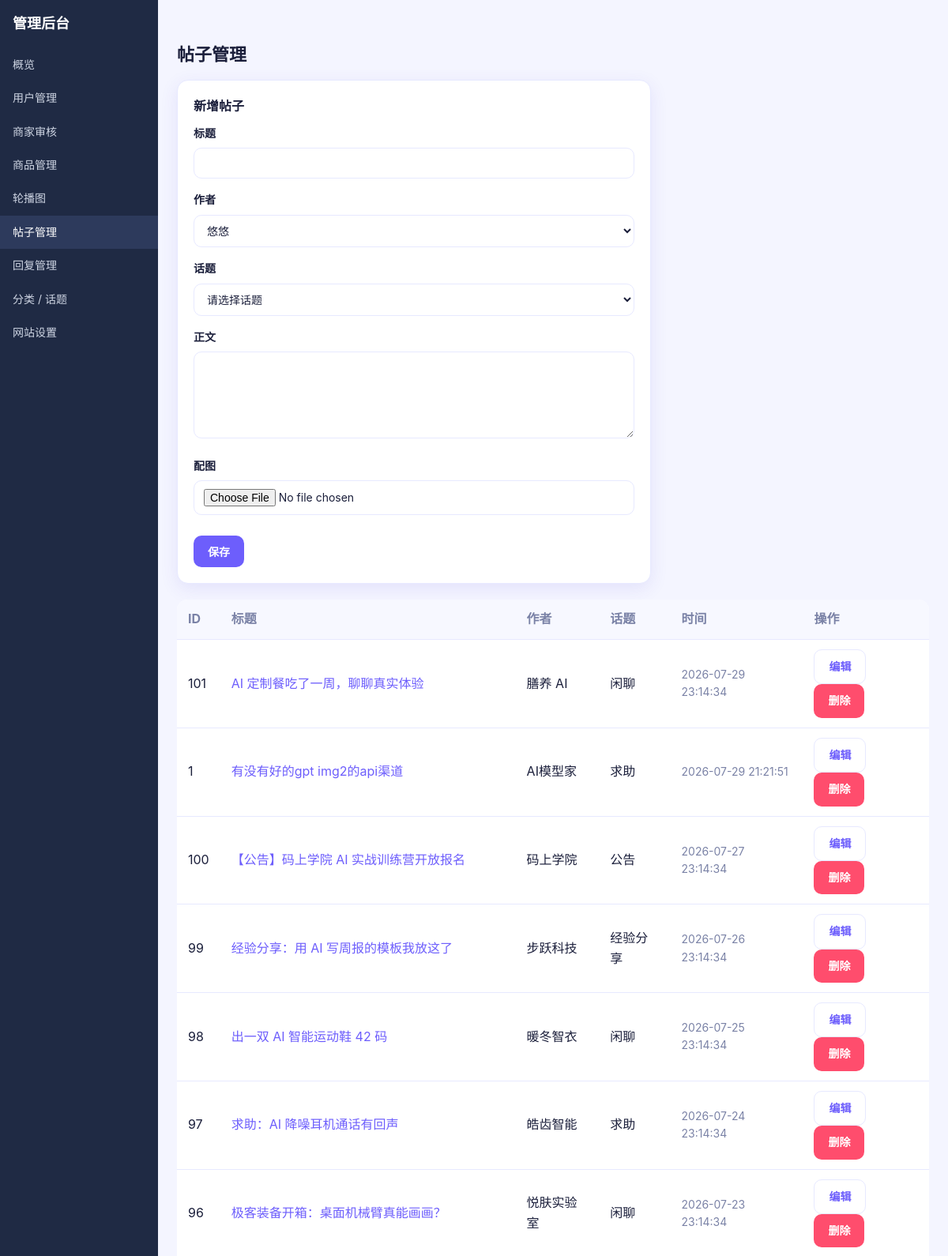
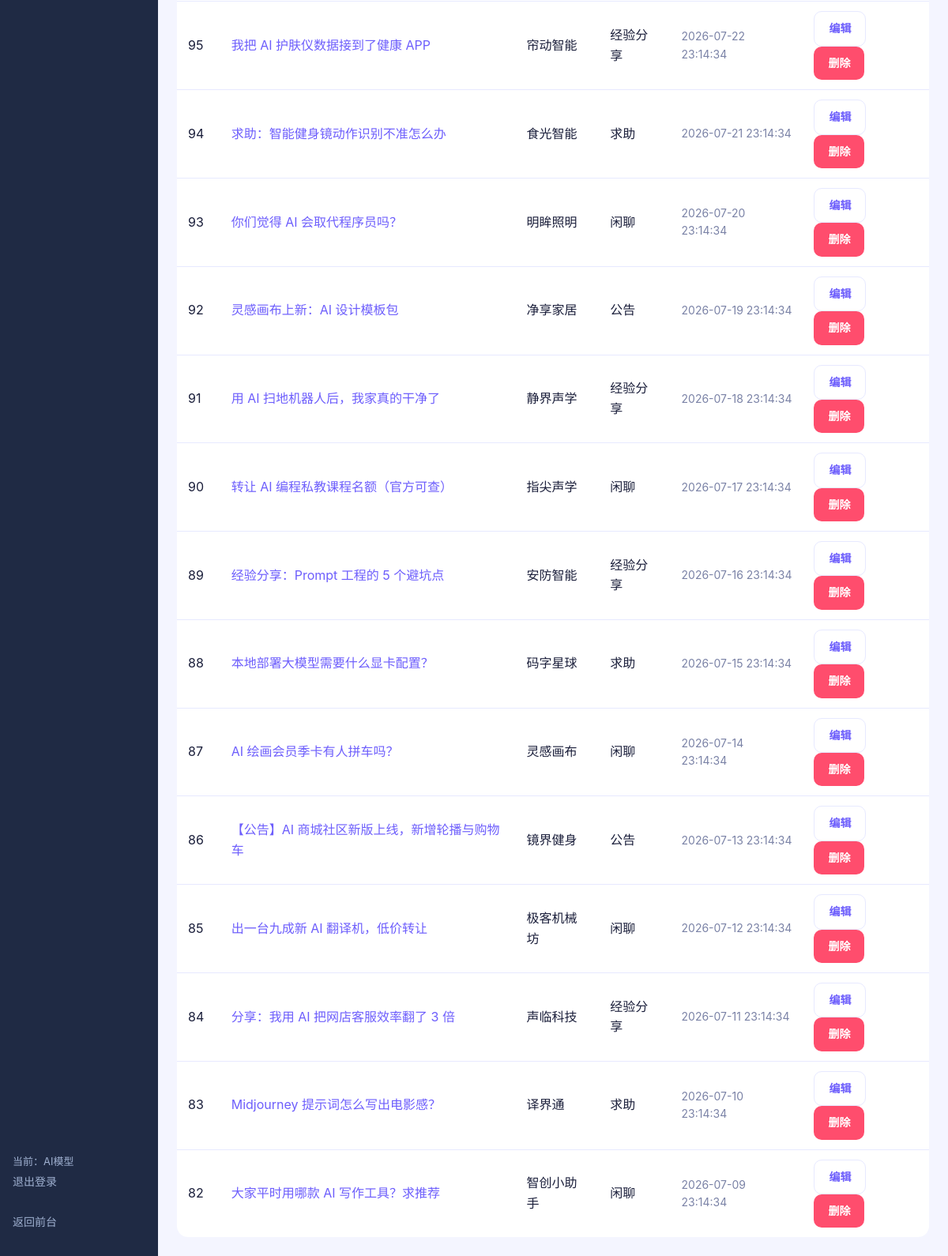
Screenshot of /admin/posts.php (signed in) with the database file from the repository (2 pictures, top to bottom).
### tables this page shows
CREATE TABLE `posts` (
  `id` int(10) unsigned NOT NULL AUTO_INCREMENT,
  `user_id` int(10) unsigned NOT NULL,
  `title` varchar(120) NOT NULL,
  `content` text NOT NULL,
  `topic` varchar(50) NOT NULL DEFAULT '',
  `image` varchar(255) DEFAULT NULL,
  `status` tinyint(4) NOT NULL DEFAULT '0' COMMENT '0 正常 / 1 已删除',
  `created_at` datetime NOT NULL,
  PRIMARY KEY (`id`),
  KEY `idx_user` (`user_id`)
);

CREATE TABLE `users` (
  `id` int(10) unsigned NOT NULL AUTO_INCREMENT,
  `username` varchar(50) NOT NULL,
  `password` varchar(255) NOT NULL,
  `nickname` varchar(50) NOT NULL DEFAULT '',
  `avatar` varchar(255) DEFAULT NULL,
  `role` tinyint(4) NOT NULL DEFAULT '0' COMMENT '0 普通用户 / 1 商家 / 2 管理员',
  `status` tinyint(4) NOT NULL DEFAULT '0' COMMENT '0 正常 / 1 禁用',
  `created_at` datetime NOT NULL,
  PRIMARY KEY (`id`),
  UNIQUE KEY `uk_username` (`username`)
);

### core/functions.php (called while the page is built, shortened)
<?php
require_once __DIR__ . '/Database.php';
require_once __DIR__ . '/../models/User.php';
function e($str)
{
    return htmlspecialchars($str ?? '', ENT_QUOTES, 'UTF-8');
}

### core/Database.php (called while the page is built)
<?php
class Database
{
    private static $pdo = null;
    public static function getConnection()
    {
        if (self::$pdo === null) {
            $config = require __DIR__ . '/../config/db.php';
            $dsn = "mysql:host={$config['host']};dbname={$config['dbname']};charset={$config['charset']}";
            self::$pdo = new PDO($dsn, $config['username'], $config['password'], [
                PDO::ATTR_ERRMODE            => PDO::ERRMODE_EXCEPTION,
                PDO::ATTR_DEFAULT_FETCH_MODE => PDO::FETCH_ASSOC,
                PDO::ATTR_EMULATE_PREPARES   => false,
            ]);
        }
        return self::$pdo;
    }
}

### models/User.php (called while the page is built, shortened)
<?php
require_once __DIR__ . '/../core/Database.php';
class User
{
    private $pdo;
    public function __construct()
    {
        $this->pdo = Database::getConnection();
    }
    public function listAll($kw = '')
    {
        $sql = "SELECT * FROM users WHERE 1";
        $params = [];
        $sql .= " ORDER BY id DESC";
        $stmt = $this->pdo->prepare($sql);
        $stmt->execute($params);
        return $stmt->fetchAll();
    }
}

### config/db.php (called while the page is built)
<?php
return [
    'host'     => '127.0.0.1',
    'dbname'   => 'XXXXXXXX',
    'username' => 'XXXXXXXX',
    'password' => 'XXXXXXXX',
    'charset'  => 'utf8mb4',
];

### models/Post.php (called while the page is built, shortened)
<?php
require_once __DIR__ . '/../core/Database.php';
class Post
{
    private $pdo;
    public function __construct()
    {
        $this->pdo = Database::getConnection();
    }
    public function listAll($topic = '')
    {
        $sql = "SELECT p.*, u.nickname,
                (SELECT COUNT(*) FROM replies r WHERE r.post_id = p.id AND r.status = 0) AS reply_count
                FROM posts p
                LEFT JOIN users u ON u.id = p.user_id WHERE p.status = 0";
        $params = [];
        $sql .= " ORDER BY p.created_at DESC";
        $stmt = $this->pdo->prepare($sql);
        $stmt->execute($params);
        return $stmt->fetchAll();
    }
}

### admin/posts.php (the view, shortened to what this page needs)
<?php
require_once __DIR__ . '/auth_check.php';
require_once __DIR__ . '/../models/Post.php';
require_once __DIR__ . '/../models/User.php';
$postModel  = new Post();
$userModel  = new User();
$editPost = isset($_GET['edit']) ? $postModel->getById((int)$_GET['edit']) : null;
$users    = $userModel->listAll();
$posts    = $postModel->listAll();
require 'layout/header.php';
?>
<h2>帖子管理</h2>
<div class="card" style="max-width:600px;">
    <strong><?php echo $editPost ? '编辑帖子 #' . $editPost['id'] : '新增帖子'; ?></strong>
    <form method="post" enctype="multipart/form-data" style="margin-top:8px;">
        <label>标题</label>
        <input type="text" name="title" value="<?php echo e($editPost['title'] ?? ''); ?>" required>
        <label>作者</label>
        <select name="user_id" required>
            <?php foreach ($users as $u): ?>
                <option value="<?php echo $u['id']; ?>"
                    <?php echo $editPost && $editPost['user_id'] == $u['id'] ? 'selected' : ''; ?>>
                    <?php echo e($u['nickname'] ?: $u['username']); ?>
                </option>
            <?php endforeach; ?>
        </select>
        <label>话题</label>
        <select name="topic" required>
            <option value="">请选择话题</option>
        </select>
        <label>正文</label>
        <textarea name="content" required><?php echo e($editPost['content'] ?? ''); ?></textarea>
        <label>配图</label>
        <input type="file" name="image" accept="image/*">
        <div class="row" style="margin-top:12px;">
            <button class="btn" type="submit" name="save">保存</button>
        </div>
    </form>
</div>
<table>
    <tr><th>ID</th><th>标题</th><th>作者</th><th>话题</th><th>时间</th><th>操作</th></tr>
    <?php foreach ($posts as $p): ?>
        <tr>
            <td><?php echo $p['id']; ?></td>
            <td><a href="../community.php?action=detail&id=<?php echo $p['id']; ?>"><?php echo e($p['title']); ?></a></td>
            <td><?php echo e($p['nickname']); ?></td>
            <td><?php echo e($p['topic']); ?></td>
            <td class="muted"><?php echo e($p['created_at']); ?></td>
            <td>
                <a class="btn btn-secondary" href="posts.php?edit=<?php echo $p['id']; ?>">编辑</a>
                <a class="btn btn-danger" href="posts.php?op=delete&id=<?php echo $p['id']; ?>"
                   onclick="return confirm('确定删除该帖？');">删除</a>
            </td>
        </tr>
    <?php endforeach; ?>
</table>
<?php require 'layout/footer.php'; ?>

### assets/css/style.css (style rules this page uses)
:root { --primary: #6d5efc; --primary-dark: #4f3fd6; --accent: #00d4ff; --grad: linear-gradient(135deg, #6d5efc 0%, #00d4ff 100%); --grad-soft: linear-gradient(135deg, rgba(109,94,252,.10), rgba(0,212,255,.10)); --danger: #ff4d6d; --text: #1b1f3b; --muted: #7a82a6; --bg: #f4f5ff; --card: #ffffff; --border: #e7e9ff; --radius: 14px; --shadow: 0 6px 22px rgba(76,63,214,.10); }
* { box-sizing: border-box; }
body { margin: 0; font-family: -apple-system, BlinkMacSystemFont, "Segoe UI", "PingFang SC", "Microsoft YaHei", Roboto, Helvetica, Arial, sans-serif; background: var(--bg); color: var(--text); line-height: 1.6; }
a { color: var(--primary); text-decoration: none; }
.card { background: var(--card); border: 1px solid var(--border); border-radius: var(--radius); padding: 20px; box-shadow: var(--shadow); margin-bottom: 20px; }
h2 { font-size: 22px; margin: 28px 0 14px; }
.btn { display: inline-block; background: var(--primary); color: #fff; border: none; padding: 10px 18px; border-radius: 10px; cursor: pointer; font-size: 14px; font-weight: 600; transition: background .15s; }
.btn-secondary { background: #fff; color: var(--primary); border: 1px solid var(--border); }
.btn-danger { background: var(--danger); }
input, textarea, select { width: 100%; padding: 10px 12px; margin: 6px 0 14px; border: 1px solid var(--border); border-radius: 10px; font-size: 14px; font-family: inherit; background: #fff; color: var(--text); }
textarea { min-height: 110px; resize: vertical; }
label { font-weight: 600; font-size: 14px; }
.muted { color: var(--muted); font-size: 14px; }
.row { display: flex; gap: 10px; align-items: center; flex-wrap: wrap; }
table { width: 100%; border-collapse: collapse; background: var(--card); border-radius: var(--radius); overflow: hidden; }
table th, table td { padding: 12px 14px; border-bottom: 1px solid var(--border); text-align: left; }
table th { background: #f7f8ff; color: var(--muted); font-weight: 700; }
table tr:last-child td { border-bottom: none; }

### admin/layout/header.php (style rules this page uses)
body { display: flex; margin: 0; }

### rows the page displays
posts: id "101", title "AI 定制餐吃了一周，聊聊真实体验", user.nickname "膳养 AI", topic "闲聊", created_at "2026-07-29 23:14:34"
posts: id "1", title "有没有好的gpt img2的api渠道", user.nickname "AI模型家", topic "求助", created_at "2026-07-29 21:21:51"
posts: id "100", title "【公告】码上学院 AI 实战训练营开放报名", user.nickname "码上学院", topic "公告", created_at "2026-07-27 23:14:34"
posts: id "99", title "经验分享：用 AI 写周报的模板我放这了", user.nickname "步跃科技", topic "经验分享", created_at "2026-07-26 23:14:34"
posts: id "98", title "出一双 AI 智能运动鞋 42 码", user.nickname "暖冬智衣", topic "闲聊", created_at "2026-07-25 23:14:34"
posts: id "97", title "求助：AI 降噪耳机通话有回声", user.nickname "皓齿智能", topic "求助", created_at "2026-07-24 23:14:34"
posts: id "96", title "极客装备开箱：桌面机械臂真能画画？", user.nickname "悦肤实验室", topic "闲聊", created_at "2026-07-23 23:14:34"
posts: id "95", title "我把 AI 护肤仪数据接到了健康 APP", user.nickname "帘动智能", topic "经验分享", created_at "2026-07-22 23:14:34"
posts: id "94", title "求助：智能健身镜动作识别不准怎么办", user.nickname "食光智能", topic "求助", created_at "2026-07-21 23:14:34"
posts: id "93", title "你们觉得 AI 会取代程序员吗？", user.nickname "明眸照明", topic "闲聊", created_at "2026-07-20 23:14:34"
posts: id "92", title "灵感画布上新：AI 设计模板包", user.nickname "净享家居", topic "公告", created_at "2026-07-19 23:14:34"
posts: id "91", title "用 AI 扫地机器人后，我家真的干净了", user.nickname "静界声学", topic "经验分享", created_at "2026-07-18 23:14:34"
posts: id "90", title "转让 AI 编程私教课程名额（官方可查）", user.nickname "指尖声学", topic "闲聊", created_at "2026-07-17 23:14:34"
posts: id "89", title "经验分享：Prompt 工程的 5 个避坑点", user.nickname "安防智能", topic "经验分享", created_at "2026-07-16 23:14:34"
posts: id "88", title "本地部署大模型需要什么显卡配置？", user.nickname "码字星球", topic "求助", created_at "2026-07-15 23:14:34"
posts: id "87", title "AI 绘画会员季卡有人拼车吗？", user.nickname "灵感画布", topic "闲聊", created_at "2026-07-14 23:14:34"
posts: id "86", title "【公告】AI 商城社区新版上线，新增轮播与购物车", user.nickname "镜界健身", topic "公告", created_at "2026-07-13 23:14:34"
posts: id "85", title "出一台九成新 AI 翻译机，低价转让", user.nickname "极客机械坊", topic "闲聊", created_at "2026-07-12 23:14:34"
posts: id "84", title "分享：我用 AI 把网店客服效率翻了 3 倍", user.nickname "声临科技", topic "经验分享", created_at "2026-07-11 23:14:34"
posts: id "83", title "Midjourney 提示词怎么写出电影感？", user.nickname "译界通", topic "求助", created_at "2026-07-10 23:14:34"
posts: id "82", title "大家平时用哪款 AI 写作工具？求推荐", user.nickname "智创小助手", topic "闲聊", created_at "2026-07-09 23:14:34"

### other values shown
$label "概览"
$label "用户管理"
$label "商家审核"
$label "商品管理"
$label "轮播图"
$label "帖子管理"
$label "回复管理"
$label "分类 / 话题"
$label "网站设置"
$adminName "AI模型"
form field user_id "悠悠"
